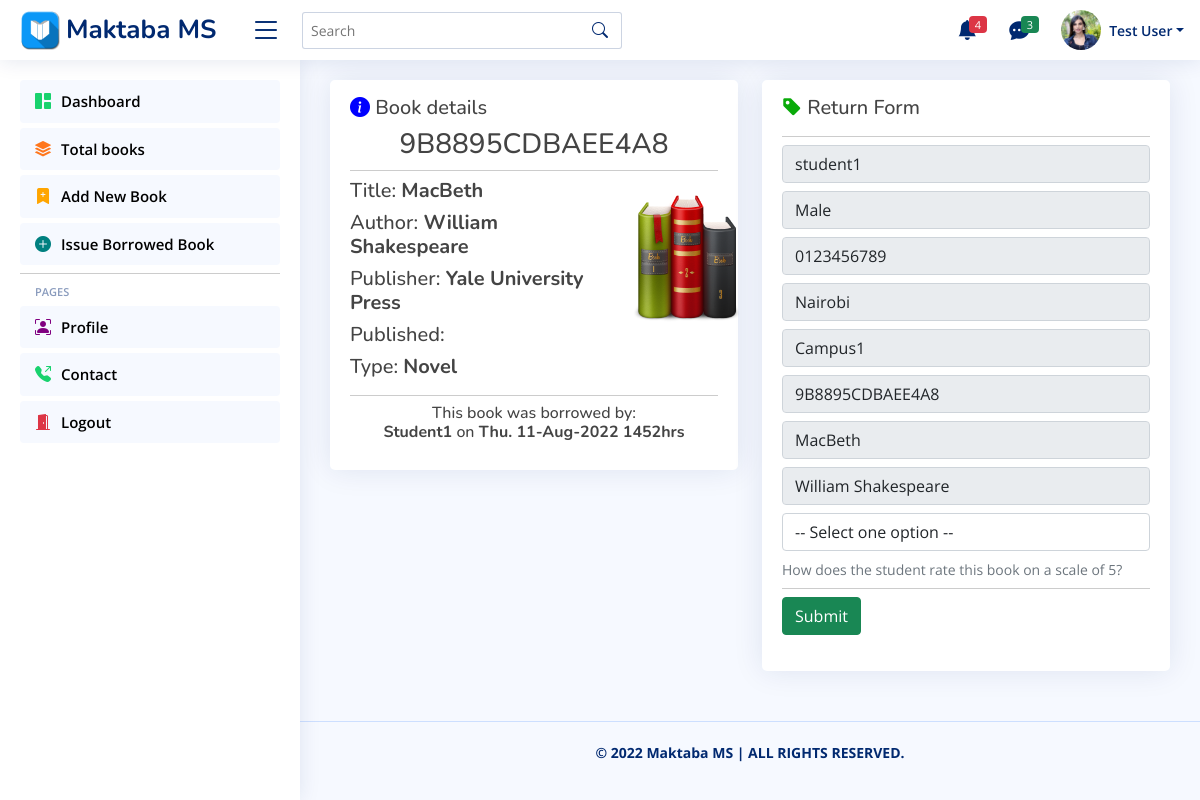
The page /maktaba/return-book/9B8895CDBAEE4A8/book-returned/check-status (signed in) on the database its author committed.
### staff/models.py (models this page shows, shortened)
class Librarian(models.Model):
    id = models.CharField(max_length=10, primary_key=True, editable=False, unique=True)
    lib = models.OneToOneField(User, on_delete=models.CASCADE, editable=False)
    dp = models.ImageField(upload_to='Dps/', default='default.png')
    gender = models.CharField(max_length=10, blank=False)
    mobile_no = models.CharField(max_length=14, blank=False)
    library = models.CharField(max_length=50, blank=False)
    location = models.CharField(max_length=100, blank=False)
    role = models.CharField(max_length=10, blank=False)
    created = models.DateTimeField(auto_now_add=True)
    edited = models.DateTimeField(auto_now=True)
    def __str__(self):
        return f'{self.lib.username}'
    class Meta:
        ordering = ['lib']

class Book(models.Model):
    ref_no = models.CharField(max_length=12, primary_key=True, unique=True, editable=False)
    catalogue = models.CharField(max_length=20, blank=False)
    title = models.CharField(max_length=100, blank=False)
    author = models.CharField(max_length=100, blank=False)
    published = models.CharField(max_length=4, blank=False)
    publisher = models.CharField(max_length=50, blank=False)
    type = models.CharField(max_length=60, blank=False)
    image = models.ImageField(upload_to='Books/', default='icon.png')
    rating = models.CharField(max_length=3, blank=True)
    added = models.DateTimeField(auto_now_add=True)
    updated = models.DateTimeField(auto_now=True)
    def __str__(self):
        return f'{self.title}'
    class Meta:
        ordering = ['title']

class Student(models.Model):
    id = models.CharField(max_length=15, primary_key=True, editable=False, unique=True)
    name = models.CharField(max_length=150)
    gender = models.CharField(max_length=10, blank=False)
    phone_no = models.CharField(max_length=10, blank=False)
    residence = models.CharField(max_length=50, blank=False)
    school = models.CharField(max_length=50, blank=False)
    ref_no = models.CharField(max_length=15, blank=False)
    title = models.CharField(max_length=100, blank=False)
    author = models.CharField(max_length=150, blank=False)
    type = models.CharField(max_length=20, blank=False)
    returned = models.BooleanField(default=False, blank=False, editable=False)
    total_books = models.PositiveIntegerField(default=0, editable=False)
    fine = models.PositiveIntegerField(default=0, editable=False)
    borrowed = models.DateTimeField(auto_now_add=True)
    date_returned = models.DateTimeField(auto_now=True)
    class Meta:
        ordering = ['name']

### staff/views.py (the view, shortened to what this page needs)
# urls.py: path('return-book/<str:pk>/book-returned/check-status', views.returnbooks_view, name='return-book'),
@login_required(login_url='login')
@user_passes_test(lambda user: user.is_staff)
def returnbooks_view(request, pk):
    obj = Student.objects.get(ref_no=pk, returned=False)
    book_info = Book.objects.get(ref_no=obj.ref_no)
    print(f'Book info.: {book_info}')
    return_form = BookReturnedForm(instance=obj)
    bookrating_form = RateBooksReturned(instance=book_info)
    context = {'return_book': return_form, 'book_info': book_info, 'obj': obj, 'rate_form': bookrating_form}
    return render(request, 'staff/return-form.html', context)

### staff/forms.py
class RateBooksReturned(forms.ModelForm):
    CHOICE_RATE = (
        (None, '-- Select one option --'),
        ('1', '1'),
        ('1.5', '1.5'),
        ('2', '2'),
        ('2.5', '2.5'),
        ('3', '3'),
        ('3.5', '3.5'),
        ('4', '4'),
        ('4.5', '4.5'),
        ('5', '5'),
    )
    rating = forms.ChoiceField(
        required=True,
        widget=forms.Select(attrs={'type': 'select', 'class': 'mb-2'}), label='',
        help_text='How does the student rate this book on a scale of 5?', choices=CHOICE_RATE
        )
    class Meta:
        model = Book
        fields = ['rating']

### staff/templates/staff/return-form.html (shortened to what this page needs)
{% extends 'staff/base.html' %}{% block title %}{{obj.name}} is returning book {{book_info.ref_no}}{% endblock %}
{% load crispy_forms_tags %}
    {% block content %}
    <main class="main" id="main">
        <section class="section dashboard">
            <div class="row">
                <div class="col-md-6">
                    <div class="card card-body pt-3">
                        <h5><i class="bi bi-info-circle-fill" style="color: blue;"></i> Book details</h5>
                        <div class="row">
                            <div class="col-sm-12"><h3 class="text-center">{{book_info.ref_no}}</h3><hr class="dropdown-divider mt-1 mb-2"></div>
                            <div class="col-md-8">
                                <h5>Title: <b>{{ book_info.title }}</b></h5>
                                <h5>Author: <b>{{ book_info.author }}</b></h5>
                                <h5>Publisher: <b>{{ book_info.publisher }}</b></h5>
                                <h5>Published: <b>{{ book_info.yop }}</b></h5>
                                <h5>Type: <b>{{ book_info.type }}</b></h5>
                            </div>
                            <div class="col-md-3">
                                <img src="{{ book_info.image.url }}" height="150px" width="150px" alt="book-icon">
                            </div>
                            <div class="col-sm-12">
                                <hr class="dropdown-divider">
                                <h6 class="text-center">This book was borrowed by: <br><b>{{ obj.name|title }}</b> on <b>{{ obj.borrowed|date:"D. d-M-Y Hi" }}hrs</b></h6>
                            </div>
                        </div>
                    </div>
                </div>
                <div class="col-md-6">
                    <div class="card card-body pt-3">
                        <h5><i class="bi bi-tag-fill" style="color: rgb(9, 170, 9);"></i> Return Form</h5><hr class="dropdown-divider">
                        <form action="" method="post">
                            <div class="row">
                                <div class="col-md-12">
                                    {{return_book|crispy}}{{rate_form|crispy}}
                                </div>
                            </div>
                            <div><hr class="dropdown-divider"><button type="submit" class="btn btn-success">Submit</button></div>
                        </form>
                    </div>
                </div>
            </div>
        </section>
    </main>
    {% endblock %}

### staff/templates/staff/base.html (shortened to what this page needs)
    {% load static %}
    <link href="{% static 'bootstrap/css/bootstrap.min.css' %}" rel="stylesheet">
    <link href="{% static 'bootstrap-icons/bootstrap-icons.css' %}" rel="stylesheet">
    <link href="{% static 'boxicons/css/boxicons.min.css' %}" rel="stylesheet">
    <link href="{% static 'remixicon/remixicon.css' %}" rel="stylesheet">
    <link href="{% static 'style.css' %}" rel="stylesheet">
    <header id="header" class="header fixed-top d-flex align-items-center">
        <div class="d-flex align-items-center justify-content-between">
            {% if user.is_authenticated %}
            {% if request.user.librarian.library == "" and request.user.librarian.role == "" %}
            <a href="{% url 'profile' %}" class="logo d-flex align-items-center">
                <img src="{% static 'icons/favicon.jpg' %}" alt="logo">
                <span class="d-none d-lg-block">Maktaba MS</span>
            </a>{% else %}
            <a href="{% url 'homepage' %}" class="logo d-flex align-items-center">
                <img src="{% static 'icons/favicon.jpg' %}" alt="logo">
                <span class="d-none d-lg-block">Maktaba MS</span>
            </a>{% endif %}
            {% else %}
            <a href="{% url 'login' %}" class="logo d-flex align-items-center">
                <img src="{% static 'icons/favicon.jpg' %}" alt="logo">
                <span class="d-none d-lg-block">Maktaba MS</span>
            </a>{% endif %}
            {% if user.is_authenticated %}<i class="bi bi-list toggle-sidebar-btn"></i>{% endif %}
        </div>
        {% if user.is_authenticated %}
        <div class="search-bar mt-3">
          <form class="search-form d-flex align-items-center" method="POST" action="#">
            <input type="text" name="query" placeholder="Search" title="Enter search keyword">
            <button type="submit" title="Search"><i class="bi bi-search"></i></button>
          </form>
        </div>
        <nav class="header-nav ms-auto">
          <ul class="d-flex align-items-center">
                <li class="nav-item dropdown">
                    <a class="nav-link nav-icon" href="#" data-bs-toggle="dropdown">
                        <i class="bi bi-bell-fill"></i>
                        <span class="badge bg-danger badge-number">4</span>
                    </a>
                </li>
                <li class="nav-item dropdown">
                    <a class="nav-link nav-icon" href="#" data-bs-toggle="dropdown">
                        <i class="bi bi-chat-dots-fill"></i>
                        <span class="badge bg-success badge-number">3</span>
                    </a>
                </li>
                <li class="nav-item dropdown pe-3">
                    <a class="nav-link nav-profile d-flex align-items-center pe-0" href="#" data-bs-toggle="dropdown">
                        <img src="{{request.user.librarian.dp.url}}" alt="Profile" class="rounded-circle">
                        <span class="d-none d-md-block dropdown-toggle ps-2">{{request.user.librarian|title}}</span>
                    </a>
                </li>
            </ul>
        </nav>
        {% endif %}
    </header>
    {% if user.is_authenticated %}
    <aside id="sidebar" class="sidebar">
        <ul class="sidebar-nav" id="sidebar-nav">{% if request.user.librarian.library != "" and request.user.librarian.role != "" %}
            <li class="nav-item">
                <a class="nav-link" href="{% url 'homepage' %}">
                    <i class="bi bi-grid-1x2-fill"></i>
                    <span>Dashboard</span>
                </a>
            </li>
            <li class="nav-item">
                <a class="nav-link" href="{% url 'books' %}">
                    <i class="bi bi-stack"></i><span>Total books</span>
                </a>
            </li>
            <li class="nav-item">
                <a class="nav-link" href="{% url 'homepage' %}" data-bs-toggle="modal" data-bs-target="#newbook-form">
                    <i class="bi bi-bookmark-plus-fill"></i><span>Add New Book</span>
                </a>
            </li>
            <li class="nav-item">
                <a class="nav-link" href="{% url 'homepage' %}" data-bs-toggle="modal" data-bs-target="#borrow-form">
                    <i class="bi bi-plus-circle-fill"></i><span>Issue Borrowed Book</span>
                </a>
            </li>
            <li><hr class="dropdown-divider"></li>
            <li class="nav-heading">Pages</li>
            <li class="nav-item">
                <a class="nav-link" href="{% url 'profile' %}">
                    <i class="bi bi-person-bounding-box"></i>
                    <span>Profile</span>
                </a>
            </li>
            <li class="nav-item">
                <a class="nav-link" href="{% url 'homepage' %}" data-bs-toggle="modal" data-bs-target="#contact-form">
                    <i class="bi bi-telephone-outbound-fill"></i>
                    <span>Contact</span>
                </a>
            </li>
            {% else %}
            <li class="nav-item">
                <a class="nav-link" href="{% url 'homepage' %}" data-bs-toggle="modal" data-bs-target="#borrow-form">
                    <i class="bi bi-exclamation-triangle-fill"></i><span>Update your profile</span>
                </a>
            </li>{% endif %}
            <li class="nav-item">
                <a class="nav-link" href="{% url 'logout' %}">
                    <i class="bi bi-door-open-fill"></i>
                    <span>Logout</span>
                </a>
            </li>
        </ul>
    </aside>
    {% endif %}
    {% block content %}
    {% endblock %}
    {% if user.is_authenticated %}
    <footer id="footer" class="footer">
        <div class="copyright">
            <strong>&copy; 2022 <span>Maktaba MS</span> | ALL RIGHTS RESERVED.</strong>
        </div>
    </footer>
    {% else %}
    <footer class="footer">
        <div class="copyright">
            <strong>&copy; 2022 <span>Maktaba MS</span> | ALL RIGHTS RESERVED.</strong>
        </div>
    </footer>{% endif %}

### static/css/style.css (style rules this page uses)
a { color: #4154f1; text-decoration: none; }
h1, h2, h3, h4, h5, h6 { font-family: "Nunito", sans-serif; }
#main { margin-top: 60px; padding: 20px 30px; transition: all 0.3s; }
.card { margin-bottom: 30px; border: none; border-radius: 5px; box-shadow: 0px 0 30px rgba(1, 41, 112, 0.1); }
.card-body { padding: 0 20px 20px 20px; }
.logo { line-height: 1; }
@media (min-width: 1200px) { .logo { width: 220px; } }
.logo img { max-height: 40px; margin-right: 6px; }
.logo span { font-size: 26px; font-weight: 700; color: #012970; font-family: "Nunito", sans-serif; }
.header { transition: all 0.5s; z-index: 997; height: 60px; box-shadow: 0px 2px 20px rgba(1, 41, 112, 0.1); background-color: #fff; padding-left: 20px; }
.header .toggle-sidebar-btn { font-size: 32px; padding-left: 10px; cursor: pointer; color: #012970; }
.header .search-bar { min-width: 360px; padding: 0 20px; }
.header .search-form { width: 100%; }
.header .search-form input { border: 0; font-size: 14px; color: #012970; border: 1px solid rgba(1, 41, 112, 0.2); padding: 7px 38px 7px 8px; border-radius: 3px; transition: 0.3s; width: 100%; }
.header .search-form button { border: 0; padding: 0; margin-left: -30px; background: none; }
.header .search-form button i { color: #012970; }
.header-nav ul { list-style: none; }
.header-nav > ul { margin: 0; padding: 0; }
.header-nav .nav-icon { font-size: 20px; color: #012970; }
.header-nav .nav-profile { color: #012970; }
.header-nav .nav-profile img { height: 40px; width: 40px; }
.header-nav .nav-profile span { font-size: 14px; font-weight: 600; }
.header-nav .badge-number { position: absolute; inset: 4px 6px auto auto; font-weight: normal; font-size: 11px; padding: 3px 6px; }
.sidebar { position: fixed; top: 60px; left: 0; bottom: 0; width: 300px; z-index: 996; transition: all 0.3s; padding: 20px; overflow-y: auto; scrollbar-width: thin; scrollbar-color: #aab7cf transparent; box-shadow: 0px 0px 20px rgba(1, 41, 112, 0.1); background-color: #fff; }
@media (min-width: 1200px) { #main, #footer { margin-left: 300px; } }
.sidebar-nav { padding: 0; margin: 0; list-style: none; }
.sidebar-nav li { padding: 0; margin: 0; list-style: none; }
.sidebar-nav .nav-item { margin-bottom: 5px; }
.sidebar-nav .nav-heading { font-size: 11px; text-transform: uppercase; color: #899bbd; font-weight: 600; margin: 10px 0 5px 15px; }
.sidebar-nav .nav-link { display: flex; align-items: center; font-size: 15px; font-weight: 600; color: BLACK; transition: 0.3; background: #f6f9ff; padding: 10px 15px; border-radius: 4px; }
.sidebar-nav .nav-link i { font-size: 16px; margin-right: 10px; color: #4154f1; }
.sidebar-nav .nav-link .bi-grid-1x2-fill { color: #18d26e; }
.sidebar-nav .nav-link .bi-stack { color: #ff771d; }
.sidebar-nav .nav-link .bi-bookmark-plus-fill { color: orange; }
.sidebar-nav .nav-link .bi-plus-circle-fill { color: teal; }
.sidebar-nav .nav-link .bi-person-bounding-box { color: purple; }
.sidebar-nav .nav-link .bi-telephone-outbound-fill { color: #18d26e }
.sidebar-nav .nav-link .bi-door-open-fill, .sidebar-nav .nav-link .bi-exclamation-triangle-fill { color: #dd3545; }
.footer { padding: 20px 0; font-size: 14px; transition: all 0.3s; border-top: 1px solid #cddfff; }
.footer .copyright { text-align: center; color: #012970; }

### rows shown on the page
Book: ref_no "9B8895CDBAEE4A8", title "MacBeth", author "William Shakespeare", publisher "Yale University Press", type "Novel", image (picture), rating "-- Select one option --"
Student: name "Student1", borrowed "Thu. 11-Aug-2022 1452", name "student1", gender "Male", phone_no "0123456789", residence "Nairobi", school "Campus1", ref_no "9B8895CDBAEE4A8", title "MacBeth", author "William Shakespeare"

### other values the page prints
{{ request.user.librarian|title }} "Test User"
